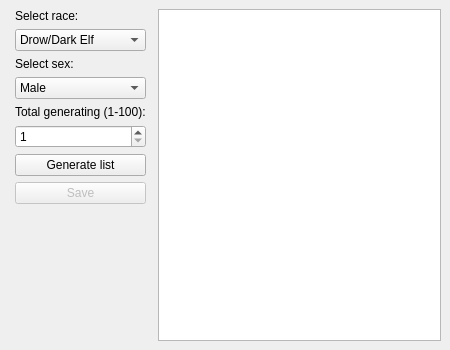
<?xml version="1.0" encoding="UTF-8"?>
<ui version="4.0">
 <class>MainWindow</class>
 <widget class="QMainWindow" name="MainWindow">
  <property name="geometry">
   <rect>
    <x>0</x>
    <y>0</y>
    <width>450</width>
    <height>350</height>
   </rect>
  </property>
  <property name="windowTitle">
   <string>Fantasy Names Genarator</string>
  </property>
  <property name="locale">
   <locale language="English" country="UnitedStates"/>
  </property>
  <widget class="QWidget" name="centralwidget">
   <layout class="QGridLayout" name="gridLayout">
    <item row="0" column="0">
     <layout class="QHBoxLayout" name="horizontalLayout" stretch="0,1">
      <property name="sizeConstraint">
       <enum>QLayout::SetDefaultConstraint</enum>
      </property>
      <item>
       <layout class="QVBoxLayout" name="verticalLayout" stretch="1,1,0,0,0,0,0,0,0">
        <property name="leftMargin">
         <number>6</number>
        </property>
        <property name="rightMargin">
         <number>6</number>
        </property>
        <item>
         <widget class="QLabel" name="label">
          <property name="sizePolicy">
           <sizepolicy hsizetype="MinimumExpanding" vsizetype="Maximum">
            <horstretch>0</horstretch>
            <verstretch>0</verstretch>
           </sizepolicy>
          </property>
          <property name="text">
           <string>Select race:</string>
          </property>
         </widget>
        </item>
        <item>
         <widget class="QComboBox" name="cbRace">
          <item>
           <property name="text">
            <string>Drow/Dark Elf</string>
           </property>
          </item>
          <item>
           <property name="text">
            <string>Elf</string>
           </property>
          </item>
          <item>
           <property name="text">
            <string>Hafling</string>
           </property>
          </item>
          <item>
           <property name="text">
            <string>Dwarven</string>
           </property>
          </item>
          <item>
           <property name="text">
            <string>Gnome</string>
           </property>
          </item>
          <item>
           <property name="text">
            <string>Demon</string>
           </property>
          </item>
          <item>
           <property name="text">
            <string>Dragon</string>
           </property>
          </item>
          <item>
           <property name="text">
            <string>Orc</string>
           </property>
          </item>
         </widget>
        </item>
        <item>
         <widget class="QLabel" name="label_2">
          <property name="sizePolicy">
           <sizepolicy hsizetype="MinimumExpanding" vsizetype="Maximum">
            <horstretch>0</horstretch>
            <verstretch>0</verstretch>
           </sizepolicy>
          </property>
          <property name="text">
           <string>Select sex:</string>
          </property>
         </widget>
        </item>
        <item>
         <widget class="QComboBox" name="cbSex">
          <item>
           <property name="text">
            <string>Male</string>
           </property>
          </item>
          <item>
           <property name="text">
            <string>Female</string>
           </property>
          </item>
         </widget>
        </item>
        <item>
         <widget class="QLabel" name="label_3">
          <property name="sizePolicy">
           <sizepolicy hsizetype="MinimumExpanding" vsizetype="Maximum">
            <horstretch>0</horstretch>
            <verstretch>0</verstretch>
           </sizepolicy>
          </property>
          <property name="text">
           <string>Total generating (1-100):</string>
          </property>
         </widget>
        </item>
        <item>
         <widget class="QSpinBox" name="sbTotal">
          <property name="minimum">
           <number>1</number>
          </property>
          <property name="maximum">
           <number>100</number>
          </property>
         </widget>
        </item>
        <item>
         <widget class="QPushButton" name="btGen">
          <property name="text">
           <string>Generate list</string>
          </property>
          <property name="flat">
           <bool>false</bool>
          </property>
         </widget>
        </item>
        <item>
         <widget class="QPushButton" name="btSave">
          <property name="enabled">
           <bool>false</bool>
          </property>
          <property name="text">
           <string>Save</string>
          </property>
          <property name="flat">
           <bool>false</bool>
          </property>
         </widget>
        </item>
        <item>
         <spacer name="verticalSpacer">
          <property name="orientation">
           <enum>Qt::Vertical</enum>
          </property>
          <property name="sizeHint" stdset="0">
           <size>
            <width>20</width>
            <height>40</height>
           </size>
          </property>
         </spacer>
        </item>
       </layout>
      </item>
      <item>
       <widget class="QListWidget" name="listNames"/>
      </item>
     </layout>
    </item>
   </layout>
  </widget>
 </widget>
 <resources/>
 <connections/>
</ui>
